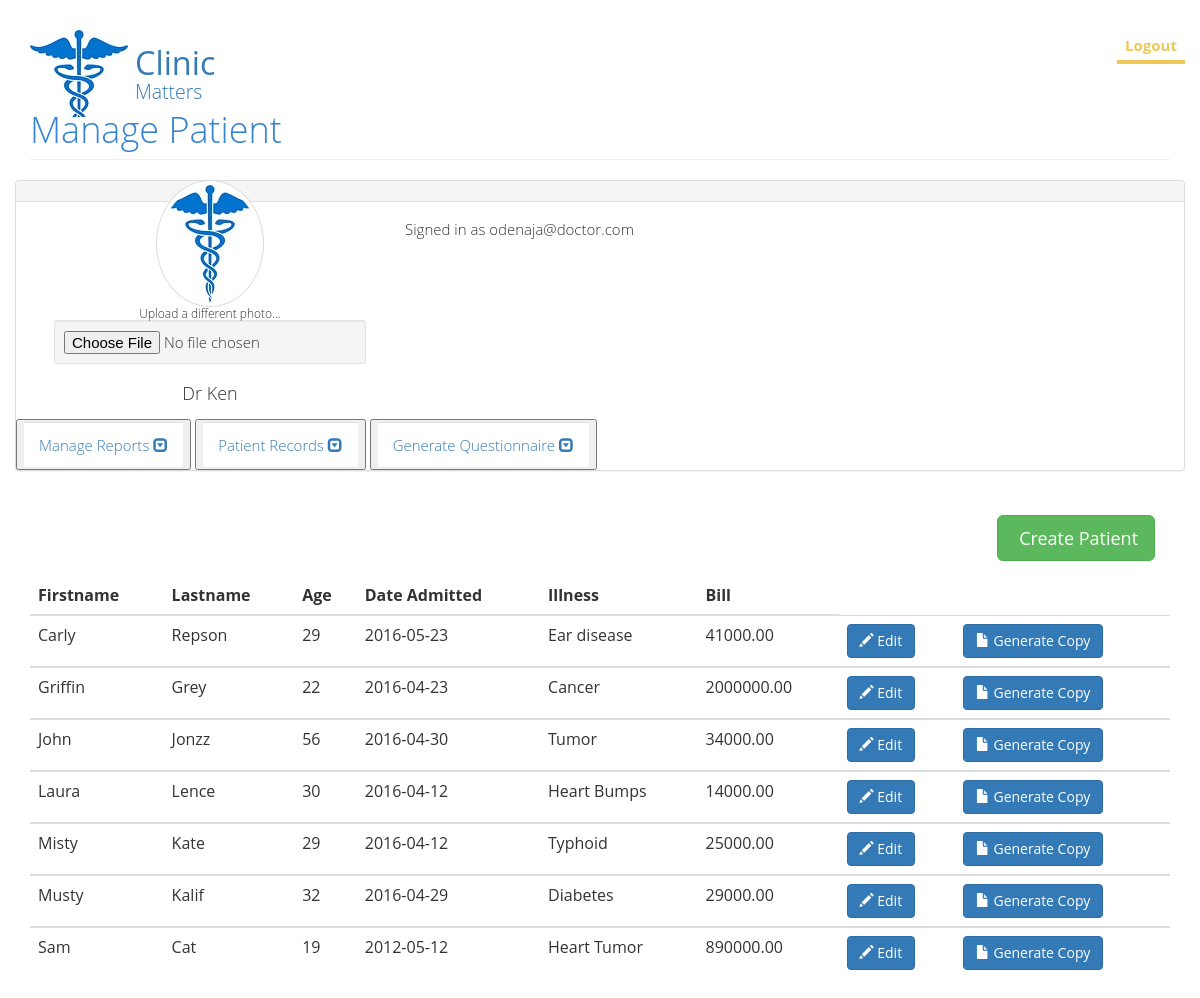
Page /doctor_manage_patient.php (signed in) on the committed database.
### tables this page shows
CREATE TABLE `patient` (
  `id` int(11) NOT NULL,
  `patient_firstname` varchar(50) NOT NULL,
  `patient_lastname` varchar(50) NOT NULL,
  `patient_age` int(11) NOT NULL,
  `marital_status` varchar(15) NOT NULL,
  `reg_no` varchar(50) NOT NULL,
  `gender` varchar(15) NOT NULL,
  `address` varchar(50) NOT NULL,
  `city` varchar(15) NOT NULL,
  `state` varchar(15) NOT NULL,
  `postal_code` varchar(15) NOT NULL,
  `date_admitted` date NOT NULL,
  `email` varchar(50) NOT NULL,
  `illness` varchar(15) NOT NULL,
  `bill` decimal(10,2) NOT NULL
);

### includes/functions.php (called while the page is built, shortened)
<?php
													function find_all_patients() {
														global $connection;
														$query  = "SELECT * ";
														$query .= "FROM patient ";
														$query .= "ORDER BY patient_firstname ASC";
														$patient_set = mysqli_query($connection, $query);
														return $patient_set;
													}
?>

### doctor_manage_patient.php (the view, shortened to what this page needs)
 <?php require_once("includes/db_connection.php"); ?>
 <?php require_once("includes/functions.php"); ?>
 <?php
  $patient_set = find_all_patients();
?>
<!DOCTYPE>
<html>
<head>
  <link rel="stylesheet" href="https://maxcdn.bootstrapcdn.com/bootstrap/3.3.6/css/bootstrap.min.css" >
  <link rel="stylesheet" href="_/css/bootstrap.css" type="text/css" />
  <link rel="stylesheet" href="_/css/free.css" type="text/css" />
  <link rel="stylesheet" href="/css/font-awesome.min.css">
</head>
<body>
  <header>
    <nav class="navbar navbar-default navbar-fixed-top" role="navigation">
      <div class="container">
        <div class="navbar-header">
          <a class="navbar-brand" href="#featured"><h1 style="color:#337ab7">Clinic <span class="subhead">Matters</span></h1></a>
        </div>
        <div class="collapse navbar-collapse" id="collapse">
            <ul class="nav navbar-nav navbar-right">
                    <li class="active"><a href="logout.php">Logout</a></li>
                </ul>
        </div>
      </div>
    </nav>
  </header>
<div class="container" style="padding-top: 0px;">
  <h1 class="page-header">Manage Patient</h1>
  <div class="row">
    <div class="col-md-4 col-sm-6 col-xs-12">
      <div class="text-center">
        <img src="_/images/logo.jpg" class="avatar img-circle img-thumbnail" alt="avatar">
        <h6>Upload a different photo...</h6>
        <input type="file" class="text-center center-block well well-sm">
        <h4>Dr <?php echo htmlentities($_SESSION["doctor_firstname"]); ?></h4>
      </div>
    </div>
    <div class="panel panel-default">
  <div class="panel-heading"></div>
  <div class="panel-body">
    <p>Signed in as <?php echo htmlentities($_SESSION["username"]); ?></p>
  </div>
  <ul class="list-group">
    <button id="ptr"><li class="list-group-item"><a style="text-decoration:none;"href="doctor_report.php">Manage Reports <span class="glyphicon glyphicon-collapse-down"></span></a></li></button>
    <button id="ptr"><li class="list-group-item"><a style="text-decoration:none;"href="doctor_manage_patient.php">Patient Records <span class="glyphicon glyphicon-collapse-down"></span></a></li></button>
    <button id="genq"><li class="list-group-item"><a style="text-decoration:none;"href="#">Generate Questionnaire <span class="glyphicon glyphicon-collapse-down"></span></a></li></button>
  </ul>
</div>
    </div>
    <div class="form-group pull-right">
         <div class="col-xs-12">
              <br>
              <a href="patient.php"><button class="btn btn-lg btn-success" type="submit"><i class="glyphicon glyphicon-"></i> Create Patient</button></a>
          </div>
    </div>
                <div class="w3-padding w3-white notranslate">
                <table class="table">
                <thead>
                <tr>
                  <th>Firstname</th>
                  <th>Lastname</th>
                  <th>Age</th>
                  <th>Date Admitted</th>
                  <th>Illness</th>
                  <th>Bill</th>
                </tr>
                </thead>
                <tbody>
                <?php while($patient = mysqli_fetch_assoc($patient_set)) { ?>
                <tr>
                  <td><?php echo htmlentities($patient["patient_firstname"]); ?></td>
                  <td><?php echo htmlentities($patient["patient_lastname"]); ?></td>
                  <td><?php echo htmlentities($patient["patient_age"]); ?></td>
                  <td><?php echo htmlentities($patient["date_admitted"]); ?></td>
                  <td><?php echo htmlentities($patient["illness"]); ?></td>
                  <td><?php echo htmlentities($patient["bill"]); ?></td>
                  <td><a href="doctor_edit_patient.php?id=<?php echo urlencode($patient["id"]); ?>"><button class="btn btn-primary" ><span class="glyphicon glyphicon-pencil"></span> Edit</button></a></td>
                  <td><a href="generate_copy_patient.php?id=<?php echo urlencode($patient["id"]); ?>"><button class="btn btn-primary" ><span class="glyphicon glyphicon-file"></span> Generate Copy</button></a></td>
                </tr>
                </tbody>
                <?php } ?>
                </table>
                </div>
</div>
</body>
</html>

### _/css/free.css (style rules this page uses)
body { font-family: 'Open Sans', sans-serif; font-weight: 300; font-size: 2em; position: relative; font-size: 15px; line-height: 1.6; color: #333; background: white; padding-top: 70px; }
h1 { color: #3484D2; }
h1,h2,h3,h4,h5,h6 { font-weight: 100; margin: 0; }
img { max-width: 200px; }
header .navbar { padding: 30px 0; transition: all .5s ease-out; }
header .navbar-default { background-color: transparent; border: none; }
header .navbar-default .navbar-nav a { color: white; padding: 5px 8px; }
header .navbar-default .navbar-nav .active a { font-weight: 700; color: #EEC856; background: transparent; border-bottom: 4px solid #EEC856; text-shadow: none; }
header .navbar-brand { background: url(../images/logo.jpg); background-repeat: no-repeat; background-position: 15px 0; height: auto; }
header .navbar-brand h1 { color: white; margin: 0; font-size: 1.8em; font-weight: 400; padding-left: 105px; }
header .navbar-brand span.subhead { z-index: 100; display: block; font-family: "Open Sans", serif; font-size: .6em; font-weight: 100; }
.navbar { border-radius: 0; border: 0; }

### rows in the picture
patient: patient_firstname "Carly", patient_lastname "Repson", patient_age "29", date_admitted "2016-05-23", illness "Ear disease", bill "41000.00"
patient: patient_firstname "Griffin", patient_lastname "Grey", patient_age "22", date_admitted "2016-04-23", illness "Cancer", bill "2000000.00"
patient: patient_firstname "John", patient_lastname "Jonzz", patient_age "56", date_admitted "2016-04-30", illness "Tumor", bill "34000.00"
patient: patient_firstname "Laura", patient_lastname "Lence", patient_age "30", date_admitted "2016-04-12", illness "Heart Bumps", bill "14000.00"
patient: patient_firstname "Misty", patient_lastname "Kate", patient_age "29", date_admitted "2016-04-12", illness "Typhoid", bill "25000.00"
patient: patient_firstname "Musty", patient_lastname "Kalif", patient_age "32", date_admitted "2016-04-29", illness "Diabetes", bill "29000.00"
patient: patient_firstname "Sam", patient_lastname "Cat", patient_age "19", date_admitted "2012-05-12", illness "Heart Tumor", bill "890000.00"

### other values in the picture
$_SESSION["doctor_firstname"] "Ken"
$_SESSION["username"] "odenaja@doctor.com"
